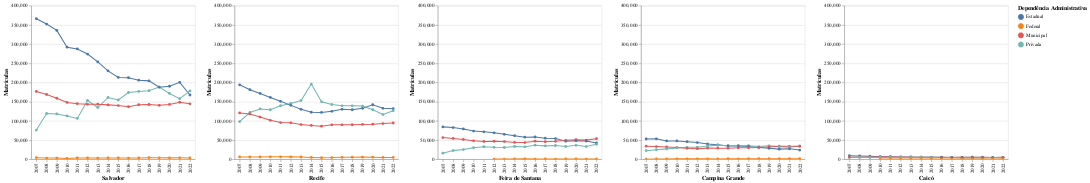

Write notebook code for a chart like this one.
### Code cell
salvador = analise.loc[analise['NO_MUNICIPIO'] == 'Salvador']
recife = analise.loc[analise['NO_MUNICIPIO'] == 'Recife']
feira = analise.loc[analise['NO_MUNICIPIO'] == 'Feira de Santana']
campina = analise.loc[analise['NO_MUNICIPIO'] == 'Campina Grande']
caico = analise.loc[analise['NO_MUNICIPIO'] == 'Caicó']

titulo = 'Matrículas'

g1 = alt.Chart(salvador).mark_line(point=True).encode(
    x = alt.X('NU_ANO_CENSO:N', title='Salvador'),
    y = alt.Y('QT_MAT_BAS', title=titulo, scale={'domain': (0, 400000)}),
    color = alt.Color('TP_DEPENDENCIA', title="Dependência Administrativa"),
    tooltip = [alt.Tooltip('NU_ANO_CENSO'),
              alt.Tooltip('QT_MAT_BAS', format=','),
              alt.Tooltip('TP_DEPENDENCIA')]
).interactive()

g2 = alt.Chart(recife).mark_line(point=True).encode(
    x = alt.X('NU_ANO_CENSO:N', title='Recife'),
    y = alt.Y('QT_MAT_BAS', title=titulo, scale={'domain': (0, 400000)}),
    color = alt.Color('TP_DEPENDENCIA', title="Dependência Administrativa"),
    tooltip = [alt.Tooltip('NU_ANO_CENSO'),
              alt.Tooltip('QT_MAT_BAS', format=','),
              alt.Tooltip('TP_DEPENDENCIA')]
).interactive()

g3 = alt.Chart(feira).mark_line(point=True).encode(
    x = alt.X('NU_ANO_CENSO:N', title='Feira de Santana'),
    y = alt.Y('QT_MAT_BAS', title=titulo, scale={'domain': (0, 400000)}),
    color = alt.Color('TP_DEPENDENCIA', title="Dependência Administrativa"),
    tooltip = [alt.Tooltip('NU_ANO_CENSO'),
              alt.Tooltip('QT_MAT_BAS', format=','),
              alt.Tooltip('TP_DEPENDENCIA')]
).interactive()

g4 = alt.Chart(campina).mark_line(point=True).encode(
    x = alt.X('NU_ANO_CENSO:N', title='Campina Grande'),
    y = alt.Y('QT_MAT_BAS', title=titulo, scale={'domain': (0, 400000)}),
    color = alt.Color('TP_DEPENDENCIA', title="Dependência Administrativa"),
    tooltip = [alt.Tooltip('NU_ANO_CENSO'),
              alt.Tooltip('QT_MAT_BAS', format=','),
              alt.Tooltip('TP_DEPENDENCIA')]
).interactive()

g5 = alt.Chart(caico).mark_line(point=True).encode(
    x = alt.X('NU_ANO_CENSO:N', title='Caicó'),
    y = alt.Y('QT_MAT_BAS', title=titulo, scale={'domain': (0, 400000)}),
    color = alt.Color('TP_DEPENDENCIA', title="Dependência Administrativa"),
    tooltip = [alt.Tooltip('NU_ANO_CENSO'),
              alt.Tooltip('QT_MAT_BAS', format=','),
              alt.Tooltip('TP_DEPENDENCIA')]
).interactive()

g1 | g2 | g3 | g4 | g5
